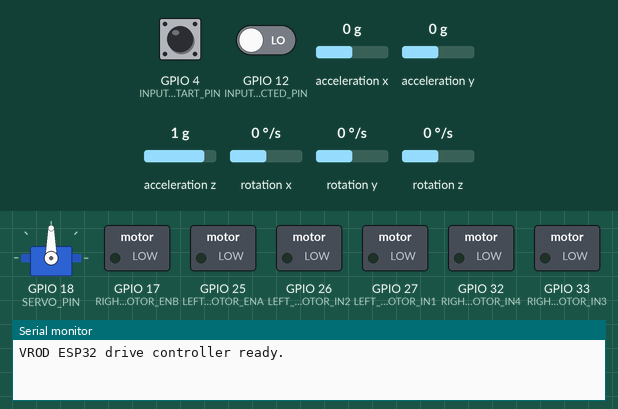
This sketch was run on a simulated ESP32. Shown: servo, switched loads named in the sketch (green lamp = pin HIGH), the last lines printed to the serial monitor. The inputs (shaded band) are chosen by the test bench; at power-on: GPIO 4 (INPUT_START_PIN) LOW, GPIO 12 (INPUT_DETECTED_PIN) LOW, acceleration x 0 g, acceleration y 0 g, acceleration z 1 g, rotation x 0 °/s, rotation y 0 °/s, rotation z 0 °/s. WiFi joins after 1.5 s; servers stay silent unless stated.

Above: at 3.0 s.
3.1 s: GPIO 4 (INPUT_START_PIN) pulled HIGH for 0.15 s
At 6.09 s:
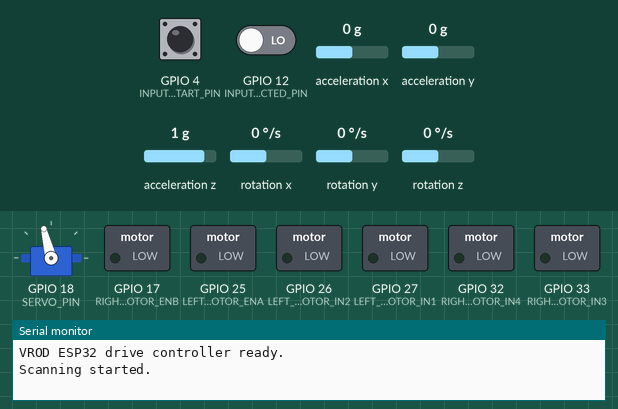
6.2 s: GPIO 12 (INPUT_DETECTED_PIN) driven HIGH
At 8.1 s:
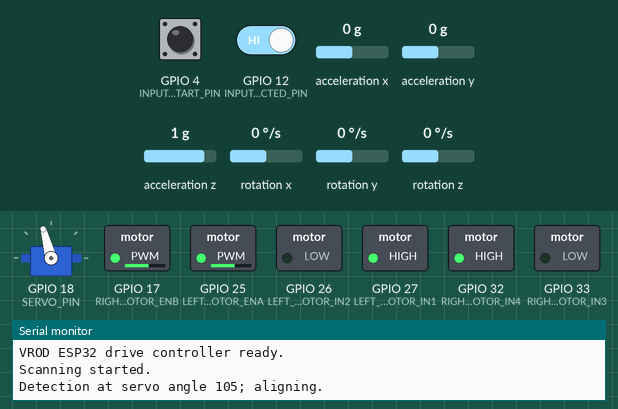
Timing chart, 0 to 18.2 s (numbered marks = the images above; inputs shaded):
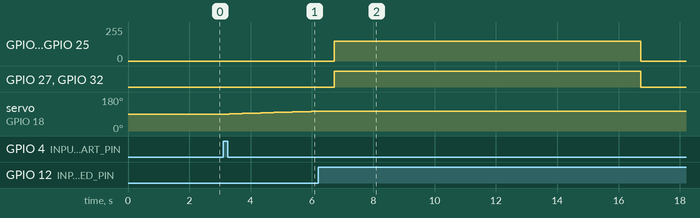

The sketch:

drive-controller-esp32-blynk.ino
```cpp
/*
  Optional ESP32 + Blynk drive controller for VROD.

  Automatic sequence:
    GPIO4 rising edge  -> scan the camera/ultrasonic servo from 90 to 180 to 0
    GPIO12 rising edge -> freeze the detected angle and align using the MPU6050
    aligned chassis    -> drive forward until <= 15 cm, or until the safety timeout

  Blynk manual controls (available only while the automatic controller is idle):
    V0 forward, V1 backward, V2 left, V3 right

  GPIO12 is a strapping pin on many classic ESP32 boards. Use another suitable input
  and update INPUT_DETECTED_PIN if your board has boot problems. The HC-SR04 ECHO
  output must be reduced to 3.3 V before it reaches GPIO13.
*/

#include "secrets.h"

#include <WiFi.h>
#include <BlynkSimpleEsp32.h>
#include <Wire.h>
#include <ESP32Servo.h>
#include <esp_arduino_version.h>
#include "I2Cdev.h"
#include "MPU6050_6Axis_MotionApps20.h"

const int INPUT_START_PIN = 4;
const int INPUT_DETECTED_PIN = 12;

const int SERVO_PIN = 18;
const int TRIG_PIN = 5;
const int ECHO_PIN = 13;

const int LEFT_MOTOR_IN1 = 27;
const int LEFT_MOTOR_IN2 = 26;
const int LEFT_MOTOR_ENA = 25;
const int RIGHT_MOTOR_IN3 = 33;
const int RIGHT_MOTOR_IN4 = 32;
const int RIGHT_MOTOR_ENB = 17;

const int I2C_SDA = 21;
const int I2C_SCL = 22;

const int PWM_FREQ = 20000;
const int PWM_RES = 8;
const int PWM_CH_L = 0;
const int PWM_CH_R = 1;

const int SERVO_CENTER = 90;
const unsigned long SERVO_STEP_DELAY = 200UL;
const int MPU_ALIGNMENT_TOLERANCE = 5;
const int MOTOR_SPEED = 150;
const float STOP_DISTANCE_CM = 15.0;
const unsigned long MAX_ALIGNMENT_TIME = 10000UL;
const unsigned long MAX_FORWARD_TIME = 15000UL;

Servo scanServo;
MPU6050 mpu;

int servoPos = SERVO_CENTER;
int servoDirection = 1;
bool servoMoving = false;
bool scanReachedRightLimit = false;
unsigned long lastServoMove = 0;

bool dmpReady = false;
bool mpuInitialized = false;
uint8_t fifoBuffer[64];
Quaternion q;
VectorFloat gravity;
float ypr[3];
bool mpuAngleSet = false;
float initialMpuAngle = 0.0;
float targetServoRelativeAngle = 0.0;

enum SystemState {
  IDLE,
  SERVO_SCANNING,
  ALIGNING_WITH_MPU,
  MOVING_FORWARD,
  STOPPING
};

SystemState currentState = IDLE;
bool lastStartSignal = false;
bool lastDetectedSignal = false;
unsigned long alignmentStartTime = 0;
unsigned long forwardStartTime = 0;

float getDistanceCM();
void updateServoPosition();
bool initializeMPU();
bool updateMPUReading();
void setupMotorPwm();
void writeLeftPwm(int pwm);
void writeRightPwm(int pwm);
void moveForward();
void turnLeft(int speed);
void turnRight(int speed);
void stopMotors();
void setLeftMotor(int direction, int pwm);
void setRightMotor(int direction, int pwm);

BLYNK_WRITE(V0) {
  if (currentState == IDLE && param.asInt()) moveForward();
  else stopMotors();
}

BLYNK_WRITE(V1) {
  if (currentState == IDLE && param.asInt()) {
    setLeftMotor(-1, MOTOR_SPEED);
    setRightMotor(-1, MOTOR_SPEED);
  } else stopMotors();
}

BLYNK_WRITE(V2) {
  if (currentState == IDLE && param.asInt()) {
    setLeftMotor(-1, MOTOR_SPEED);
    setRightMotor(1, MOTOR_SPEED);
  } else stopMotors();
}

BLYNK_WRITE(V3) {
  if (currentState == IDLE && param.asInt()) {
    setLeftMotor(1, MOTOR_SPEED);
    setRightMotor(-1, MOTOR_SPEED);
  } else stopMotors();
}

void setup() {
  Serial.begin(115200);

  pinMode(INPUT_START_PIN, INPUT);
  pinMode(INPUT_DETECTED_PIN, INPUT);
  pinMode(TRIG_PIN, OUTPUT);
  pinMode(ECHO_PIN, INPUT);
  pinMode(LEFT_MOTOR_IN1, OUTPUT);
  pinMode(LEFT_MOTOR_IN2, OUTPUT);
  pinMode(RIGHT_MOTOR_IN3, OUTPUT);
  pinMode(RIGHT_MOTOR_IN4, OUTPUT);

  setupMotorPwm();
  stopMotors();

  scanServo.setPeriodHertz(50);
  scanServo.attach(SERVO_PIN, 500, 2400);
  scanServo.write(servoPos);

  Wire.begin(I2C_SDA, I2C_SCL);
  Wire.setClock(400000);

  Blynk.begin(BLYNK_AUTH_TOKEN, WIFI_SSID, WIFI_PASSWORD);
  Serial.println("VROD ESP32 drive controller ready.");
}

void loop() {
  Blynk.run();

  bool startSignal = digitalRead(INPUT_START_PIN) == HIGH;
  bool detectedSignal = digitalRead(INPUT_DETECTED_PIN) == HIGH;
  bool startRising = startSignal && !lastStartSignal;
  bool detectedRising = detectedSignal && !lastDetectedSignal;
  lastStartSignal = startSignal;
  lastDetectedSignal = detectedSignal;

  switch (currentState) {
    case IDLE:
      if (startRising && !detectedSignal) {
        stopMotors();
        servoPos = SERVO_CENTER;
        servoDirection = 1;
        scanReachedRightLimit = false;
        servoMoving = true;
        scanServo.write(servoPos);
        lastServoMove = millis();
        currentState = SERVO_SCANNING;
        Serial.println("Scanning started.");
      }
      break;

    case SERVO_SCANNING:
      if (detectedRising) {
        servoMoving = false;
        targetServoRelativeAngle = (float)(servoPos - SERVO_CENTER);
        mpuAngleSet = false;
        if (initializeMPU()) {
          alignmentStartTime = millis();
          currentState = ALIGNING_WITH_MPU;
          Serial.printf("Detection at servo angle %d; aligning.\n", servoPos);
        } else {
          Serial.println("MPU unavailable; movement aborted.");
          currentState = STOPPING;
        }
      } else {
        updateServoPosition();
        if (scanReachedRightLimit && servoPos <= 0) {
          Serial.println("Scan completed without a detection.");
          currentState = STOPPING;
        }
      }
      break;

    case ALIGNING_WITH_MPU:
      if (updateMPUReading()) {
        float currentYaw = ypr[0] * 180.0 / M_PI;
        if (!mpuAngleSet) {
          initialMpuAngle = currentYaw;
          mpuAngleSet = true;
        }

        float relativeYaw = currentYaw - initialMpuAngle;
        while (relativeYaw > 180.0) relativeYaw -= 360.0;
        while (relativeYaw < -180.0) relativeYaw += 360.0;

        float difference = targetServoRelativeAngle - relativeYaw;
        while (difference > 180.0) difference -= 360.0;
        while (difference < -180.0) difference += 360.0;

        if (fabs(difference) <= MPU_ALIGNMENT_TOLERANCE) {
          stopMotors();
          forwardStartTime = millis();
          currentState = MOVING_FORWARD;
          Serial.println("Alignment complete; moving forward.");
        } else {
          int turnSpeed = fabs(difference) < 15.0 ? MOTOR_SPEED / 2 : MOTOR_SPEED;
          if (difference > 0) turnRight(turnSpeed);
          else turnLeft(turnSpeed);
        }
      }

      if (millis() - alignmentStartTime >= MAX_ALIGNMENT_TIME) {
        Serial.println("Alignment timeout; movement aborted.");
        currentState = STOPPING;
      }
      break;

    case MOVING_FORWARD: {
      moveForward();
      float distance = getDistanceCM();
      if (distance > 0 && distance <= STOP_DISTANCE_CM) {
        Serial.println("Stop distance reached.");
        currentState = STOPPING;
      } else if (millis() - forwardStartTime >= MAX_FORWARD_TIME) {
        Serial.println("Forward-motion timeout reached.");
        currentState = STOPPING;
      }
      break;
    }

    case STOPPING:
      stopMotors();
      servoMoving = false;
      mpuAngleSet = false;
      currentState = IDLE;
      break;
  }

  delay(10);
}

void updateServoPosition() {
  if (!servoMoving || millis() - lastServoMove < SERVO_STEP_DELAY) return;

  servoPos += servoDirection;
  if (servoPos >= 180) {
    servoPos = 180;
    servoDirection = -1;
    scanReachedRightLimit = true;
  } else if (servoPos <= 0) {
    servoPos = 0;
  }

  scanServo.write(servoPos);
  lastServoMove = millis();
}

float getDistanceCM() {
  digitalWrite(TRIG_PIN, LOW);
  delayMicroseconds(2);
  digitalWrite(TRIG_PIN, HIGH);
  delayMicroseconds(10);
  digitalWrite(TRIG_PIN, LOW);

  unsigned long duration = pulseIn(ECHO_PIN, HIGH, 30000UL);
  if (duration == 0) return -1.0;
  return duration * 0.0343 / 2.0;
}

bool initializeMPU() {
  if (mpuInitialized && dmpReady) return true;

  mpu.initialize();
  if (!mpu.testConnection()) return false;

  int status = mpu.dmpInitialize();
  if (status != 0) {
    Serial.printf("MPU DMP initialization failed: %d\n", status);
    return false;
  }

  mpu.CalibrateAccel(6);
  mpu.CalibrateGyro(6);
  mpu.setDMPEnabled(true);
  dmpReady = true;
  mpuInitialized = true;
  return true;
}

bool updateMPUReading() {
  if (!dmpReady || !mpu.dmpGetCurrentFIFOPacket(fifoBuffer)) return false;
  mpu.dmpGetQuaternion(&q, fifoBuffer);
  mpu.dmpGetGravity(&gravity, &q);
  mpu.dmpGetYawPitchRoll(ypr, &q, &gravity);
  return true;
}

void setupMotorPwm() {
#if ESP_ARDUINO_VERSION_MAJOR >= 3
  ledcAttachChannel(LEFT_MOTOR_ENA, PWM_FREQ, PWM_RES, PWM_CH_L);
  ledcAttachChannel(RIGHT_MOTOR_ENB, PWM_FREQ, PWM_RES, PWM_CH_R);
#else
  ledcSetup(PWM_CH_L, PWM_FREQ, PWM_RES);
  ledcSetup(PWM_CH_R, PWM_FREQ, PWM_RES);
  ledcAttachPin(LEFT_MOTOR_ENA, PWM_CH_L);
  ledcAttachPin(RIGHT_MOTOR_ENB, PWM_CH_R);
#endif
  writeLeftPwm(0);
  writeRightPwm(0);
}

void writeLeftPwm(int pwm) {
#if ESP_ARDUINO_VERSION_MAJOR >= 3
  ledcWrite(LEFT_MOTOR_ENA, constrain(pwm, 0, 255));
#else
  ledcWrite(PWM_CH_L, constrain(pwm, 0, 255));
#endif
}

void writeRightPwm(int pwm) {
#if ESP_ARDUINO_VERSION_MAJOR >= 3
  ledcWrite(RIGHT_MOTOR_ENB, constrain(pwm, 0, 255));
#else
  ledcWrite(PWM_CH_R, constrain(pwm, 0, 255));
#endif
}

void setLeftMotor(int direction, int pwm) {
  digitalWrite(LEFT_MOTOR_IN1, direction > 0 ? HIGH : LOW);
  digitalWrite(LEFT_MOTOR_IN2, direction < 0 ? HIGH : LOW);
  writeLeftPwm(direction == 0 ? 0 : pwm);
}

void setRightMotor(int direction, int pwm) {
  digitalWrite(RIGHT_MOTOR_IN3, direction > 0 ? HIGH : LOW);
  digitalWrite(RIGHT_MOTOR_IN4, direction < 0 ? HIGH : LOW);
  writeRightPwm(direction == 0 ? 0 : pwm);
}

void moveForward() {
  setLeftMotor(1, MOTOR_SPEED);
  setRightMotor(1, MOTOR_SPEED);
}

void turnLeft(int speed) {
  setLeftMotor(-1, speed);
  setRightMotor(1, speed);
}

void turnRight(int speed) {
  setLeftMotor(1, speed);
  setRightMotor(-1, speed);
}

void stopMotors() {
  setLeftMotor(0, 0);
  setRightMotor(0, 0);
}
```

secrets.example.h
```cpp
#pragma once

#define BLYNK_TEMPLATE_ID "YOUR_BLYNK_TEMPLATE_ID"
#define BLYNK_TEMPLATE_NAME "Voice Tracking Robot"
#define BLYNK_AUTH_TOKEN "YOUR_BLYNK_AUTH_TOKEN"

#define WIFI_SSID "YOUR_WIFI_SSID"
#define WIFI_PASSWORD "YOUR_WIFI_PASSWORD"
```

Measured:
- after the input at 3.1 s, servo on GPIO 18 (SERVO_PIN): moves from 90° to 105° over 2.9 s, starting after 0.21 s
- after the input at 6.2 s, GPIO 17 (RIGHT_MOTOR_ENB), GPIO 25 (LEFT_MOTOR_ENA): 0/255 → 149/255 after 0.52 s, → 0/255 10.0 s later; GPIO 27 (LEFT_MOTOR_IN1), GPIO 32 (RIGHT_MOTOR_IN4): LOW → HIGH after 0.52 s, → LOW 10.0 s later; servo on GPIO 18 (SERVO_PIN): stays 105° (without the input it goes to 106° after 0.19 s)
